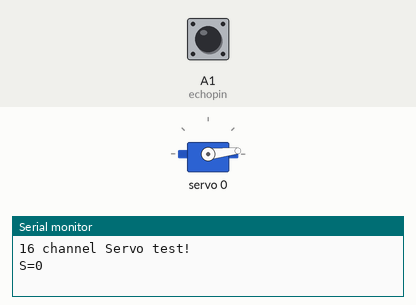
Recording of a sketch running on a simulated Arduino Uno, built with avr-gcc and run on an emulated ATmega328P. Parts: servo, the last lines printed to the serial monitor. The test bench sets the inputs (shaded band); at power-on: A1 (echopin) LOW.

Above: at 1.2 s.
1.3 s: A1 (echopin) pulsed HIGH 2 times (0.12 s each, 0.3 s apart)
At 2.7 s:
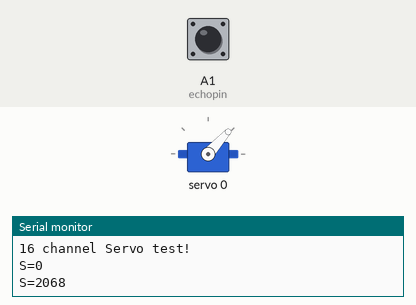
Timing chart, 0 to 4.7 s (numbered marks = the images above; inputs shaded):
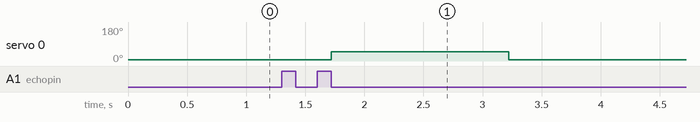

The sketch:

Using_Ultrasonic_Sensor.ino
```cpp
#include <Wire.h>
#include <Adafruit_PWMServoDriver.h>


#define echopin A1 // echo pin
#define trigpin A2 // Trigger pin


Adafruit_PWMServoDriver pwm = Adafruit_PWMServoDriver();


#define SERVOMIN  125 // this is the 'minimum' pulse length count (out of 4096)
#define SERVOMAX  575 // this is the 'maximum' pulse length count (out of 4096)

uint8_t servonum = 0; // the number which is servo is connected (PCA 9685 - 16 channel)


int distance;
long duration;

int set = 5;

void setup() {
  Serial.begin(9600);
  Serial.println("16 channel Servo test!");

  pinMode (trigpin, OUTPUT);
  pinMode (echopin, INPUT );

  pwm.begin();

  pwm.setPWMFreq(60);
}


void loop() {

distance = data();
 Serial.print("S=");
 Serial.println(distance);
  if (distance < set){
      pwm.setPWM(0, 0, 150 );
  delay(500);
    }
  else{
         pwm.setPWM(0, 0, 255 );
  delay(500);
   }
}


long data(){
  digitalWrite(trigpin, LOW);
  delayMicroseconds(2);
  digitalWrite(trigpin, HIGH);
  delayMicroseconds(10);
  duration = pulseIn (echopin, HIGH);
  return duration / 29 / 2;
}
```

Measured:
- after the input at 1.3 s, servo 0: 6° → 48° after 0.42 s, → 6° 1.5 s later
